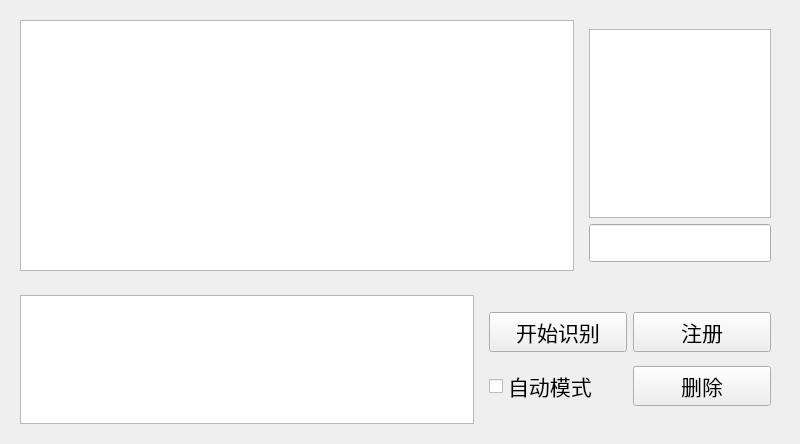
<?xml version="1.0" encoding="UTF-8"?>
<ui version="4.0">
 <class>Form</class>
 <widget class="QWidget" name="Form">
  <property name="geometry">
   <rect>
    <x>0</x>
    <y>0</y>
    <width>800</width>
    <height>444</height>
   </rect>
  </property>
  <property name="windowTitle">
   <string>Speaker Recognition</string>
  </property>
  <layout class="QVBoxLayout" name="verticalLayout">
   <item>
    <widget class="QWidget" name="widget" native="true">
     <layout class="QHBoxLayout" name="horizontalLayout_3">
      <item>
       <widget class="QTextBrowser" name="display_prompt">
        <property name="minimumSize">
         <size>
          <width>400</width>
          <height>240</height>
         </size>
        </property>
        <property name="font">
         <font>
          <pointsize>18</pointsize>
         </font>
        </property>
       </widget>
      </item>
      <item>
       <widget class="QWidget" name="widget_2" native="true">
        <property name="minimumSize">
         <size>
          <width>150</width>
          <height>0</height>
         </size>
        </property>
        <property name="maximumSize">
         <size>
          <width>200</width>
          <height>16777215</height>
         </size>
        </property>
        <layout class="QVBoxLayout" name="verticalLayout_2">
         <item>
          <widget class="QTextBrowser" name="display_debug">
           <property name="font">
            <font>
             <pointsize>16</pointsize>
            </font>
           </property>
          </widget>
         </item>
         <item>
          <widget class="QLineEdit" name="input_username">
           <property name="minimumSize">
            <size>
             <width>0</width>
             <height>38</height>
            </size>
           </property>
           <property name="maximumSize">
            <size>
             <width>16777215</width>
             <height>38</height>
            </size>
           </property>
           <property name="font">
            <font>
             <pointsize>16</pointsize>
            </font>
           </property>
          </widget>
         </item>
        </layout>
       </widget>
      </item>
     </layout>
    </widget>
   </item>
   <item>
    <widget class="QWidget" name="widget_3" native="true">
     <property name="maximumSize">
      <size>
       <width>16777215</width>
       <height>150</height>
      </size>
     </property>
     <layout class="QHBoxLayout" name="horizontalLayout_2">
      <item>
       <widget class="QTextBrowser" name="display_result">
        <property name="font">
         <font>
          <pointsize>16</pointsize>
         </font>
        </property>
       </widget>
      </item>
      <item>
       <widget class="QWidget" name="widget_4" native="true">
        <property name="minimumSize">
         <size>
          <width>300</width>
          <height>0</height>
         </size>
        </property>
        <property name="maximumSize">
         <size>
          <width>400</width>
          <height>16777215</height>
         </size>
        </property>
        <layout class="QGridLayout" name="gridLayout">
         <item row="1" column="0">
          <widget class="QCheckBox" name="button_auto">
           <property name="font">
            <font>
             <pointsize>16</pointsize>
            </font>
           </property>
           <property name="text">
            <string>自动模式</string>
           </property>
          </widget>
         </item>
         <item row="0" column="0">
          <widget class="QPushButton" name="button_recognize">
           <property name="font">
            <font>
             <pointsize>16</pointsize>
            </font>
           </property>
           <property name="text">
            <string>开始识别</string>
           </property>
          </widget>
         </item>
         <item row="0" column="1">
          <widget class="QPushButton" name="button_enroll">
           <property name="font">
            <font>
             <pointsize>16</pointsize>
            </font>
           </property>
           <property name="text">
            <string>注册</string>
           </property>
          </widget>
         </item>
         <item row="1" column="1">
          <widget class="QPushButton" name="button_delete">
           <property name="font">
            <font>
             <pointsize>16</pointsize>
            </font>
           </property>
           <property name="text">
            <string>删除</string>
           </property>
          </widget>
         </item>
        </layout>
       </widget>
      </item>
     </layout>
    </widget>
   </item>
  </layout>
 </widget>
 <resources>
  <include location="Resource.qrc"/>
 </resources>
 <connections/>
</ui>
